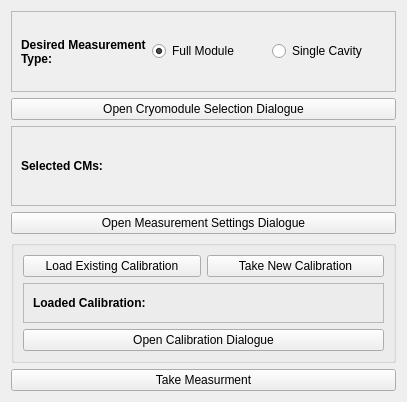
<?xml version="1.0" encoding="UTF-8"?>
<ui version="4.0">
 <class>Q0Measurement</class>
 <widget class="QWidget" name="Q0Measurement">
  <property name="geometry">
   <rect>
    <x>0</x>
    <y>0</y>
    <width>407</width>
    <height>402</height>
   </rect>
  </property>
  <property name="windowTitle">
   <string>Q0 Measurement</string>
  </property>
  <layout class="QVBoxLayout" name="verticalLayout">
   <item>
    <widget class="QFrame" name="measurementTypeFrame">
     <property name="enabled">
      <bool>true</bool>
     </property>
     <property name="frameShape">
      <enum>QFrame::StyledPanel</enum>
     </property>
     <property name="frameShadow">
      <enum>QFrame::Raised</enum>
     </property>
     <layout class="QHBoxLayout" name="horizontalLayout_2">
      <item>
       <widget class="QLabel" name="measurementTypeLabel">
        <property name="enabled">
         <bool>true</bool>
        </property>
        <property name="sizePolicy">
         <sizepolicy hsizetype="Minimum" vsizetype="Minimum">
          <horstretch>0</horstretch>
          <verstretch>0</verstretch>
         </sizepolicy>
        </property>
        <property name="font">
         <font>
          <weight>75</weight>
          <bold>true</bold>
         </font>
        </property>
        <property name="text">
         <string>Desired Measurement Type:</string>
        </property>
        <property name="wordWrap">
         <bool>true</bool>
        </property>
       </widget>
      </item>
      <item>
       <widget class="QRadioButton" name="fullModuleRadioButton">
        <property name="enabled">
         <bool>true</bool>
        </property>
        <property name="toolTip">
         <string>This will run every selected CM at once</string>
        </property>
        <property name="text">
         <string>Full Module</string>
        </property>
        <property name="checked">
         <bool>true</bool>
        </property>
       </widget>
      </item>
      <item>
       <widget class="QRadioButton" name="singleCavityRadioButton">
        <property name="enabled">
         <bool>true</bool>
        </property>
        <property name="toolTip">
         <string>For each CM selected, this will run all 8 cavities at the ops max (or usuer specified gradient) and then run them all again minus the one being measured (it will iterate through all selected cavities)</string>
        </property>
        <property name="text">
         <string>Single Cavity</string>
        </property>
        <property name="checked">
         <bool>false</bool>
        </property>
       </widget>
      </item>
     </layout>
    </widget>
   </item>
   <item>
    <widget class="QPushButton" name="cmSelectButton">
     <property name="enabled">
      <bool>true</bool>
     </property>
     <property name="text">
      <string>Open Cryomodule Selection Dialogue</string>
     </property>
     <property name="checked">
      <bool>false</bool>
     </property>
    </widget>
   </item>
   <item>
    <widget class="QFrame" name="cmSelectionFrame">
     <property name="enabled">
      <bool>true</bool>
     </property>
     <property name="frameShape">
      <enum>QFrame::StyledPanel</enum>
     </property>
     <property name="frameShadow">
      <enum>QFrame::Raised</enum>
     </property>
     <layout class="QHBoxLayout" name="horizontalLayout">
      <item>
       <widget class="QLabel" name="selectorLabel">
        <property name="enabled">
         <bool>true</bool>
        </property>
        <property name="sizePolicy">
         <sizepolicy hsizetype="Minimum" vsizetype="Minimum">
          <horstretch>0</horstretch>
          <verstretch>0</verstretch>
         </sizepolicy>
        </property>
        <property name="font">
         <font>
          <weight>75</weight>
          <bold>true</bold>
         </font>
        </property>
        <property name="toolTip">
         <string>CMs where cavities are deselected or not at ops max will appear with an asterisk (*)</string>
        </property>
        <property name="text">
         <string>Selected CMs:</string>
        </property>
        <property name="wordWrap">
         <bool>true</bool>
        </property>
        <property name="textInteractionFlags">
         <set>Qt::LinksAccessibleByMouse|Qt::TextSelectableByMouse</set>
        </property>
       </widget>
      </item>
      <item>
       <widget class="QLabel" name="selectionOutput">
        <property name="enabled">
         <bool>true</bool>
        </property>
        <property name="sizePolicy">
         <sizepolicy hsizetype="Minimum" vsizetype="Minimum">
          <horstretch>0</horstretch>
          <verstretch>0</verstretch>
         </sizepolicy>
        </property>
        <property name="toolTip">
         <string>CMs where cavities are deselected or not at ops max will appear with an asterisk (*)</string>
        </property>
        <property name="text">
         <string/>
        </property>
        <property name="wordWrap">
         <bool>true</bool>
        </property>
        <property name="textInteractionFlags">
         <set>Qt::LinksAccessibleByMouse|Qt::TextSelectableByMouse</set>
        </property>
       </widget>
      </item>
      <item>
       <spacer name="selectionSpacer">
        <property name="enabled">
         <bool>true</bool>
        </property>
        <property name="orientation">
         <enum>Qt::Horizontal</enum>
        </property>
        <property name="sizeHint" stdset="0">
         <size>
          <width>226</width>
          <height>20</height>
         </size>
        </property>
       </spacer>
      </item>
     </layout>
    </widget>
   </item>
   <item>
    <widget class="QPushButton" name="settingsButton">
     <property name="enabled">
      <bool>true</bool>
     </property>
     <property name="toolTip">
      <string>Default settings will work fine in most use cases</string>
     </property>
     <property name="text">
      <string>Open Measurement Settings Dialogue</string>
     </property>
    </widget>
   </item>
   <item>
    <widget class="QGroupBox" name="calibrationGroupBox">
     <property name="enabled">
      <bool>true</bool>
     </property>
     <property name="title">
      <string/>
     </property>
     <layout class="QGridLayout" name="gridLayout_2">
      <item row="1" column="0" colspan="2">
       <widget class="QFrame" name="calibrationFrame">
        <property name="enabled">
         <bool>true</bool>
        </property>
        <property name="sizePolicy">
         <sizepolicy hsizetype="Minimum" vsizetype="Minimum">
          <horstretch>0</horstretch>
          <verstretch>0</verstretch>
         </sizepolicy>
        </property>
        <property name="frameShape">
         <enum>QFrame::StyledPanel</enum>
        </property>
        <property name="frameShadow">
         <enum>QFrame::Raised</enum>
        </property>
        <layout class="QHBoxLayout" name="horizontalLayout_3">
         <item>
          <widget class="QLabel" name="calibrationLabel">
           <property name="enabled">
            <bool>true</bool>
           </property>
           <property name="sizePolicy">
            <sizepolicy hsizetype="Minimum" vsizetype="Minimum">
             <horstretch>0</horstretch>
             <verstretch>0</verstretch>
            </sizepolicy>
           </property>
           <property name="font">
            <font>
             <weight>75</weight>
             <bold>true</bold>
            </font>
           </property>
           <property name="text">
            <string>Loaded Calibration:</string>
           </property>
           <property name="wordWrap">
            <bool>true</bool>
           </property>
          </widget>
         </item>
         <item>
          <widget class="QLabel" name="loadedCalibrationLabel">
           <property name="enabled">
            <bool>true</bool>
           </property>
           <property name="text">
            <string/>
           </property>
           <property name="wordWrap">
            <bool>true</bool>
           </property>
          </widget>
         </item>
         <item>
          <spacer name="calibrationSpacer">
           <property name="enabled">
            <bool>true</bool>
           </property>
           <property name="orientation">
            <enum>Qt::Horizontal</enum>
           </property>
           <property name="sizeHint" stdset="0">
            <size>
             <width>40</width>
             <height>20</height>
            </size>
           </property>
          </spacer>
         </item>
        </layout>
       </widget>
      </item>
      <item row="0" column="1">
       <widget class="QPushButton" name="startCalibrationButton">
        <property name="enabled">
         <bool>true</bool>
        </property>
        <property name="text">
         <string>Take New Calibration</string>
        </property>
       </widget>
      </item>
      <item row="0" column="0">
       <widget class="QPushButton" name="loadCalibrationButton">
        <property name="enabled">
         <bool>true</bool>
        </property>
        <property name="text">
         <string>Load Existing Calibration</string>
        </property>
       </widget>
      </item>
      <item row="2" column="0" colspan="2">
       <widget class="QPushButton" name="openCalibrationDialogueButton">
        <property name="enabled">
         <bool>true</bool>
        </property>
        <property name="text">
         <string>Open Calibration Dialogue</string>
        </property>
       </widget>
      </item>
     </layout>
    </widget>
   </item>
   <item>
    <widget class="QPushButton" name="pushButton_2">
     <property name="enabled">
      <bool>true</bool>
     </property>
     <property name="text">
      <string>Take Measurment</string>
     </property>
    </widget>
   </item>
  </layout>
 </widget>
 <resources/>
 <connections/>
</ui>
